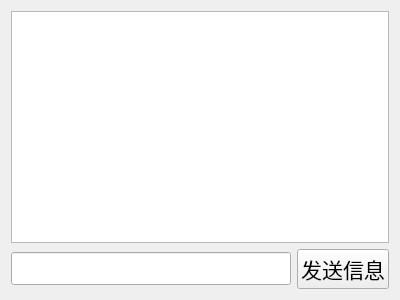
<?xml version="1.0" encoding="UTF-8"?>
<ui version="4.0">
 <class>PrivateChat</class>
 <widget class="QWidget" name="PrivateChat">
  <property name="geometry">
   <rect>
    <x>0</x>
    <y>0</y>
    <width>400</width>
    <height>300</height>
   </rect>
  </property>
  <property name="windowTitle">
   <string>Form</string>
  </property>
  <layout class="QVBoxLayout" name="verticalLayout_2">
   <item>
    <layout class="QVBoxLayout" name="verticalLayout">
     <item>
      <widget class="QTextEdit" name="showMsgte">
       <property name="font">
        <font>
         <pointsize>16</pointsize>
        </font>
       </property>
      </widget>
     </item>
     <item>
      <layout class="QHBoxLayout" name="horizontalLayout">
       <item>
        <widget class="QLineEdit" name="inputMsg_le">
         <property name="font">
          <font>
           <pointsize>16</pointsize>
          </font>
         </property>
        </widget>
       </item>
       <item>
        <widget class="QPushButton" name="sendMsg_pb">
         <property name="font">
          <font>
           <pointsize>16</pointsize>
          </font>
         </property>
         <property name="text">
          <string>发送信息</string>
         </property>
        </widget>
       </item>
      </layout>
     </item>
    </layout>
   </item>
  </layout>
 </widget>
 <resources/>
 <connections/>
</ui>
